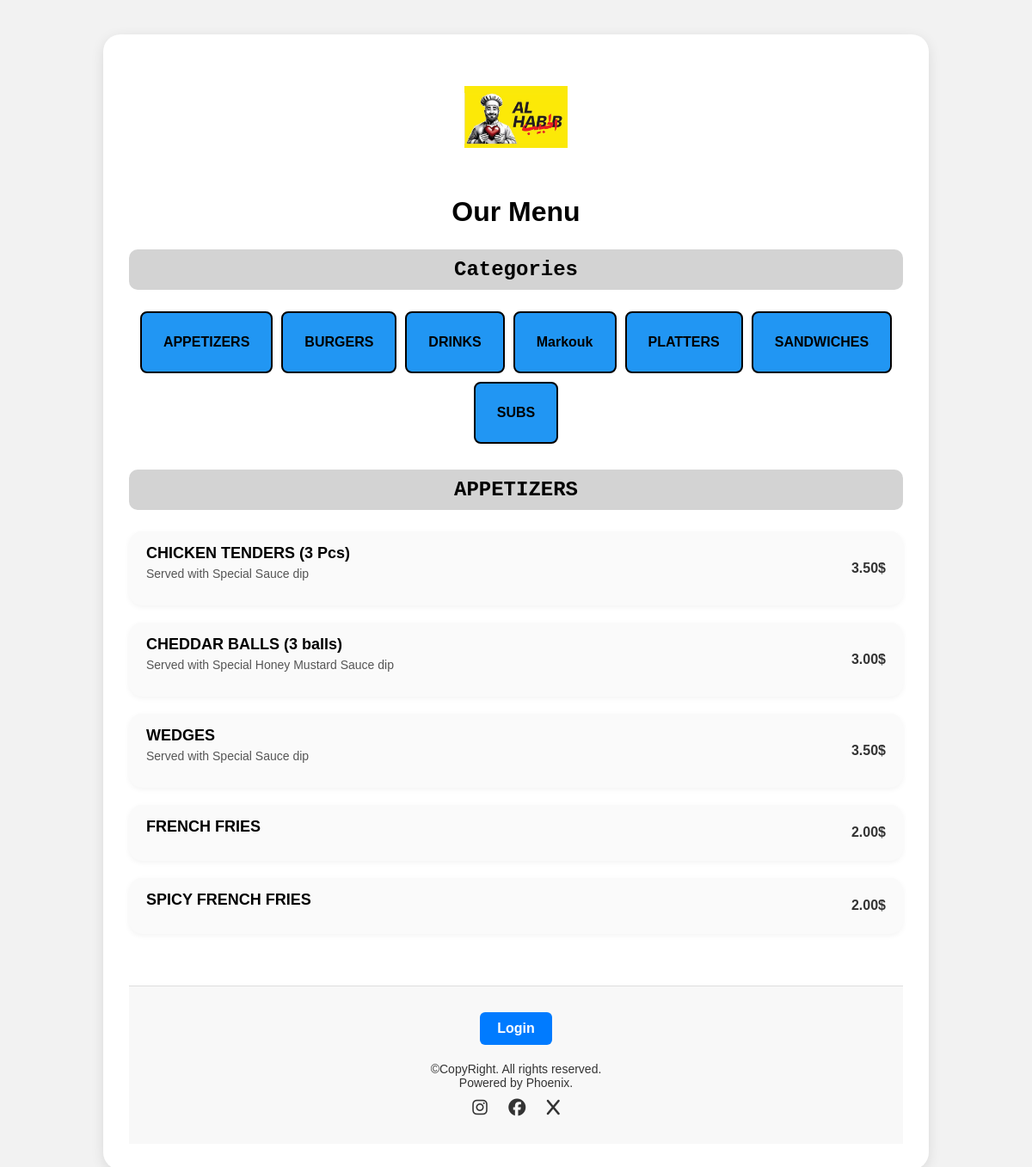
The app's page /index.php?category=APPETIZERS with its own data.
### tables this page shows
CREATE TABLE `categories` (
  `cat_id` int(11) NOT NULL,
  `cat_name` text NOT NULL
);

CREATE TABLE `items` (
  `item_id` int(11) NOT NULL,
  `item_name` text NOT NULL,
  `item_category` text NOT NULL,
  `item_priceusd` double NOT NULL,
  `item_ingredients` text NOT NULL,
  `item_pricelbp` int(11) NOT NULL
);

### index.php (the view, shortened to what this page needs)
<?php
include "connection.php";
?>
<?php
if (!isset($_GET['category'])) {
    $sql = "SELECT * FROM categories ORDER BY `cat_id` LIMIT 1";
    $result = $conn->query($sql);
    if ($result->num_rows > 0) {
        $row = $result->fetch_assoc();
        $cat_name = $row['cat_name'];
        header("Location: index.php?category=" . urlencode($cat_name));
        ob_end_flush();
        exit();
    } else {
        echo "No categories found.";
        exit();
    }
}
else{
    $cat_name = $_GET["category"];
}
?>
<!DOCTYPE html>
<html lang="en">
<head>
  <link rel="stylesheet" href="style/index.css">
</head>
<body>
  <div class="main-container">
    <?php include "header.php"?>
    <h1>Our Menu</h1>
    <h2>Categories</h2>
    <div class="category-bar">
      <?php
        $catResult = $conn->query("SELECT * FROM categories ORDER BY `cat_name`");
        while($cat = $catResult->fetch_assoc()) {
          echo "<a href='index.php?category=" . urlencode($cat['cat_name']) . "' class='category-button'>" . htmlspecialchars($cat['cat_name']) . "</a>";
        }
      ?>
    </div>
    <h2><?php echo $cat_name ?></h2>
    <div class="items-list">
      <?php
        if (isset($_GET['category'])) {
            $selectedCat = $_GET['category'];
            $itemSQL = "SELECT * FROM items WHERE item_category = ?";
            $stmt = $conn->prepare($itemSQL);
            $stmt->bind_param("s", $selectedCat);
            $stmt->execute();
            $items = $stmt->get_result();
          if ($items->num_rows > 0) {
            while ($row = $items->fetch_assoc()) {
              echo "
                <div class='item-card'>
                  <div class='item-info'>
                    <h3>" . htmlspecialchars($row['item_name']) . "</h3>
                    <p class='ingredients'>" . htmlspecialchars($row['item_ingredients']) . "</p>
                  </div>
                  <div class='item-price'>
                  " . number_format($row['item_priceusd'], 2) . "$
                  </div>
                </div>
              ";
            }
          } else {
            echo "<p>No items found in this category.</p>";
          }
        } else {
          echo "<p>Please choose a category to view items.</p>";
        }
      ?>
    </div>
    <?php include "footer.php"?>
  </div>
</body>
</html>

### header.php (shortened to what this page needs)
<div class="main-header">
  <a href="index.php"><img src="img/logo.jpeg" class="main-logo"></a>
</div>

### footer.php
<link rel="stylesheet" href="https://cdnjs.cloudflare.com/ajax/libs/font-awesome/6.5.0/css/all.min.css" />
<link rel="stylesheet" href="style/style5.css">
<div class="footer-container">
  <a href="login.php" class="footer-login-btn">Login</a>
  <p class="footer-text">&copy;CopyRight. All rights reserved.<br> Powered by Phoenix.</p>
  <div class="footer-socials">
    <a href="https://www.instagram.com/mostafa.abou.elhajj/"><i class="fab fa-instagram"></i></a>
    <a href="https://www.facebook.com/mostafa.abou.elhajj/"><i class="fab fa-facebook"></i></a>
    <a href="https://x.com/moustafa_a2/"><i class="fab fa-x"></i></a>
  </div>
</div>

### style/index.css (style rules this page uses)
body { margin: 0; font-family: Arial, sans-serif; background: #f2f2f2; display: flex; justify-content: center; padding-top: 40px; }
.main-container { width: 900px; background: white; padding: 30px; border-radius: 20px; box-shadow: 0 4px 15px rgba(0, 0, 0, 0.1); }
h1 { text-align: center; margin-bottom: 25px; }
h2 { font-family: 'Courier New', Courier, monospace; text-align: center; margin-bottom: 25px; background-color: lightgray; padding-top: 10px; padding-bottom: 10px; border-radius: 10px; }
.category-bar { display: flex; flex-wrap: wrap; gap: 10px; margin-bottom: 30px; justify-content: center; }
.category-button { padding: 25px ; background-color: #2196F3; color: white; border-radius: 8px; min-width: 10px; border: 2px solid black; text-decoration: none; transition: background 0.2s ease; font-weight: bold; color: black; text-transform: capitalize; }
.items-list { display: flex; flex-direction: column; gap: 20px; }
.item-card { display: flex; background-color: #fafafa; padding: 15px 20px; border-radius: 15px; align-items: center; justify-content: space-between; box-shadow: 0 2px 6px rgba(0,0,0,0.05); }
.item-info { flex-grow: 1; }
.item-info h3 { margin: 0; font-size: 18px; }
.ingredients { font-size: 14px; color: #555; margin-top: 5px; }
.item-price { font-weight: bold; font-size: 16px; color: #333; white-space: nowrap; padding-left: 10px; }

### style/style5.css (style rules this page uses)
.footer-container { background-color: #f8f8f8; padding: 30px 20px; text-align: center; margin-top: 60px; border-top: 1px solid #ddd; }
.footer-login-btn { display: inline-block; padding: 10px 20px; margin-bottom: 10px; background-color: #007bff; color: white; text-decoration: none; font-weight: bold; border-radius: 6px; transition: background-color 0.3s ease; }
.footer-text { margin: 10px 0; color: #333; font-size: 14px; }
.footer-socials a { margin: 0 10px; color: #333; font-size: 20px; transition: color 0.3s; }

### header.php (style rules this page uses)
.main-header { width: 100%; position: relative; top: 0; left: 0; padding: 30px 0; background-color: #ffffff; text-align: center; box-sizing: border-box; z-index: 1000; }
.main-logo { width: 120px; height: auto; }

### records on screen
categories: cat_name "APPETIZERS"
categories: cat_name "BURGERS"
categories: cat_name "DRINKS"
categories: cat_name "Markouk"
categories: cat_name "PLATTERS"
categories: cat_name "SANDWICHES"
categories: cat_name "SUBS"
items: item_name "CHICKEN TENDERS (3 Pcs)", item_ingredients "Served with Special Sauce dip", item_priceusd "3.50"
items: item_name "CHEDDAR BALLS (3 balls)", item_ingredients "Served with Special Honey Mustard Sauce dip", item_priceusd "3.00"
items: item_name "WEDGES", item_ingredients "Served with Special Sauce dip", item_priceusd "3.50"
items: item_name "FRENCH FRIES", item_priceusd "2.00"
items: item_name "SPICY FRENCH FRIES", item_priceusd "2.00"

### other values on screen
$cat_name "APPETIZERS"
